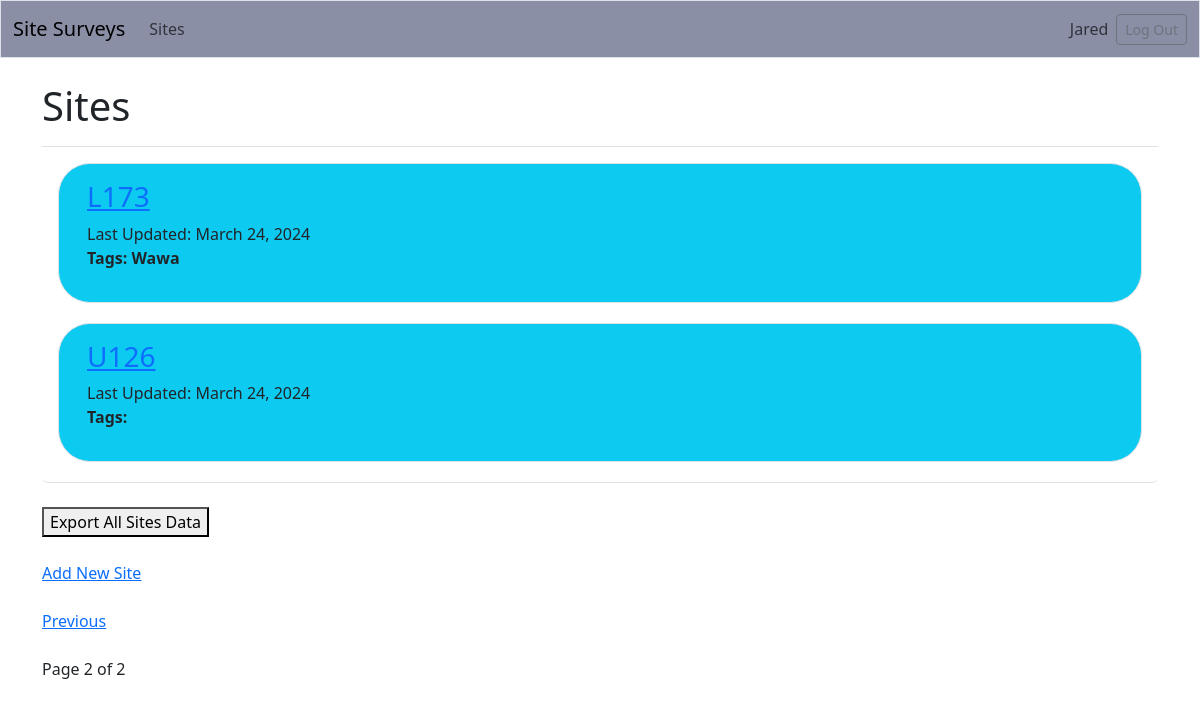
Page /sites/?page=2 (signed in) on the earlier database version.
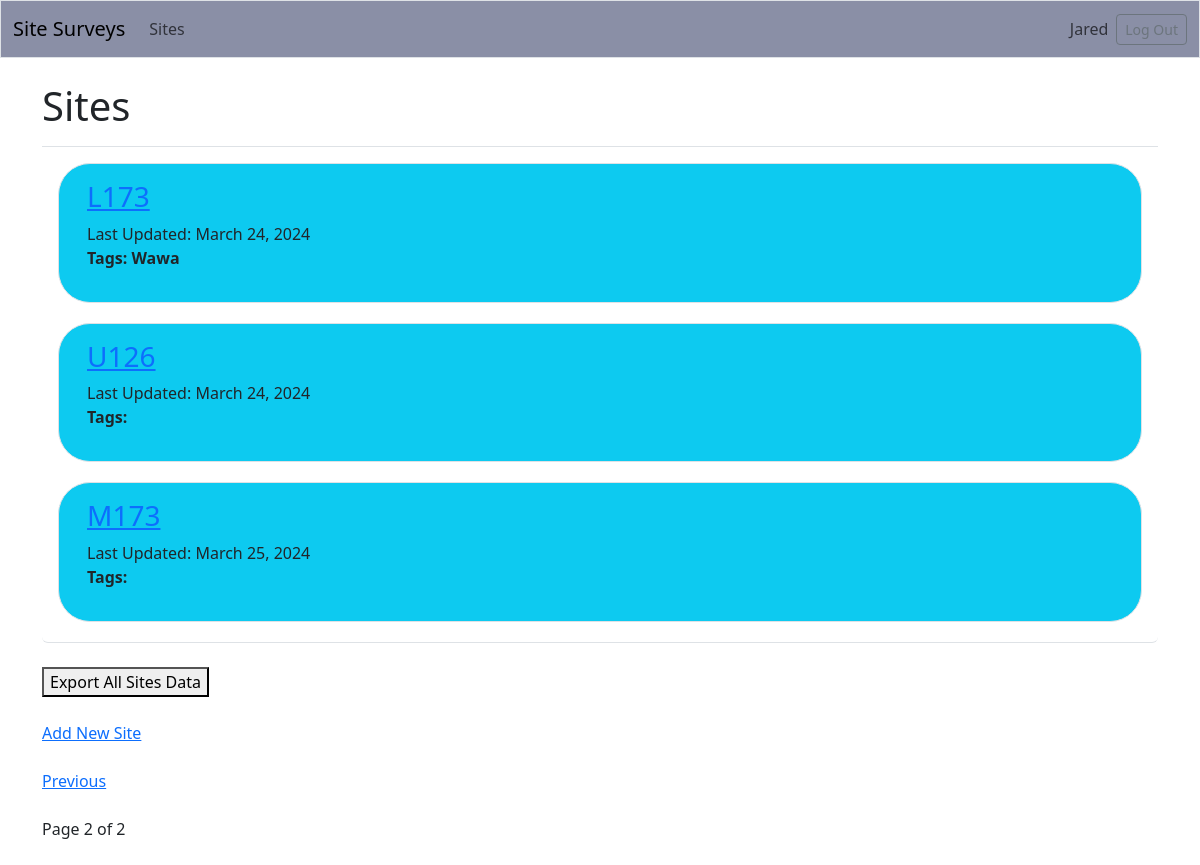
Same page on the later database version.
### site_surveys/models.py (models this page shows, shortened)
class Site(models.Model):
    title = models.CharField(
        max_length=4,
    )
    slug = models.SlugField(max_length=250)
    date_added = models.DateField(auto_now_add=True)
    updated = models.DateField(auto_now=True)
    owner = models.ForeignKey(User, on_delete=models.CASCADE)
    text = models.TextField()
    address = models.CharField(max_length=100)
    first_name = models.CharField(max_length=100)
    last_name = models.CharField(max_length=100)
    email = models.EmailField()
    age = models.IntegerField()
    SITE_TYPES = [
        ("Wawa", "Wawa"),
        ("Sheetz", "Sheetz"),
        ("Thorntons", "Thorntons"),
        ("AT&T", "AT&T"),
        ("Verizon", "Verizon")
    ]
    site_type = models.CharField(
        choices=SITE_TYPES,
        max_length=100
    )
    tags = TaggableManager()
    class Meta:
        ordering = ['-title']

### site_surveys/views.py (the view)
# urls.py: path("sites/", views.sites, name="sites"),
@login_required
def sites(request):
    sites = Site.objects.order_by("date_added")
    paginator = Paginator(sites, 5)
    page_number = request.GET.get("page", 1)
    try:
        site = paginator.page(page_number)
    except PageNotAnInteger:
        site = paginator.page(1)
    except EmptyPage:
        site = paginator.page(paginator.num_pages)
    context = {"sites": site}
    return render(request, "site_surveys/sites.html", context)

### site_surveys/templates/site_surveys/sites.html (shortened to what this page needs)
<!DOCTYPE html>
<html lang="en">
<head>
</head>
<body>
    {% extends "site_surveys/base.html" %}
    {% block page_header %}
        <h1>Sites</h1>
    {% endblock page_header %}
    {% block content %}
        <ul class="list-group border-bottom pb-2 mb-4">
            {% for site in sites %}
                <li class="list-group-item border-0">
                    <div class="p-3 mb-1 bg-info text-bg-body border rounded-5">
                        <div class="container">
                            <a href="{% url 'site_surveys:site' site.id %}"><h3>{{ site.title.upper }}</h3></a>
                            <div>Last Updated: {{ site.updated }}</div>
                            <p class="tags"><strong>Tags: {{ site.tags.all|join:", " }}</strong></p>
                        </div>
                    </div>
                </li>
            {% empty %}
                <li class="list-group-item border-0">No sites have been added yet.</li>
            {% endfor %}
        </ul>
        <div><a href="{% url 'site_surveys:export_all_sites' %}">
            <button type="button" class="button">Export All Sites Data</button></a></div>
        <br><a href="{% url 'site_surveys:new_site' %}">Add New Site</a>
    {% include "site_surveys/pagination.html" with page=sites %}
        <br>
    {% endblock content %}

### site_surveys/templates/site_surveys/base.html (shortened to what this page needs)
<!DOCTYPE html>
<html lang="en">
<head>
    {% load django_bootstrap5 %}
    {% bootstrap_css %}
</head>
<body>
    <nav class="navbar navbar-expand-md navbar-light mb-4 border" style="background-color: #8a8fa6;">
        <div class="container-fluid">
            <a class="navbar-brand" href="{% url 'site_surveys:index' %}">Site Surveys</a>
            <div class="collapse navbar-collapse" id="navbarCollapse">
                <ul class="navbar-nav me-auto mb-2 mb-md-0">
                    <li class="nav-item">
                        <a class="nav-link" href="{% url 'site_surveys:sites' %}">Sites</a>
                    </li>
                </ul>
                <ul class="navbar-nav ms-auto mb-2 mb-md-0">
                    {% if user.is_authenticated %}
                        <li class="nav-item">
                            <span class="navbar-text me-2">{{ user.username.title }}</span>
                        </li>
                    {% endif %}
                </ul>
                {% if user.is_authenticated %}
                    <form action="{% url 'accounts:logout' %}" method='post'>
                        <button name='submit' class='btn btn-outline-secondary btn-sm' data-toggle="tooltip"
                                data-placement="top" title="Click to log out of site.">Log Out</button>
                    </form>
                {% endif %}
            </div>
        </div>
    </nav>
    <main class="container">
        <div class="pb-2 mb-2 border-bottom">
            {% block page_header %}{% endblock page_header %}
        </div>
        <div>
            {% block content %}{% endblock content %}
        </div>
    </main>
</body>
</html>

### site_surveys/templates/site_surveys/pagination.html (shortened to what this page needs)
<!DOCTYPE html>
<html lang="en">
<head>
</head>
<body>
    <div class="pagination">
        <span class="step-links">
            <br>
            {% if page.has_previous %}
                <a href="?page={{ page.previous_page_number }}">Previous</a><br>
                <br>
            {% endif %}
                <span class="current">
                    Page {{ page.number }} of {{ page.paginator.num_pages }}
                </span>
        </span>
    </div>
</body>
</html>

Differences in the rows shown:
added Site: title "M173", updated "March 25, 2024"
